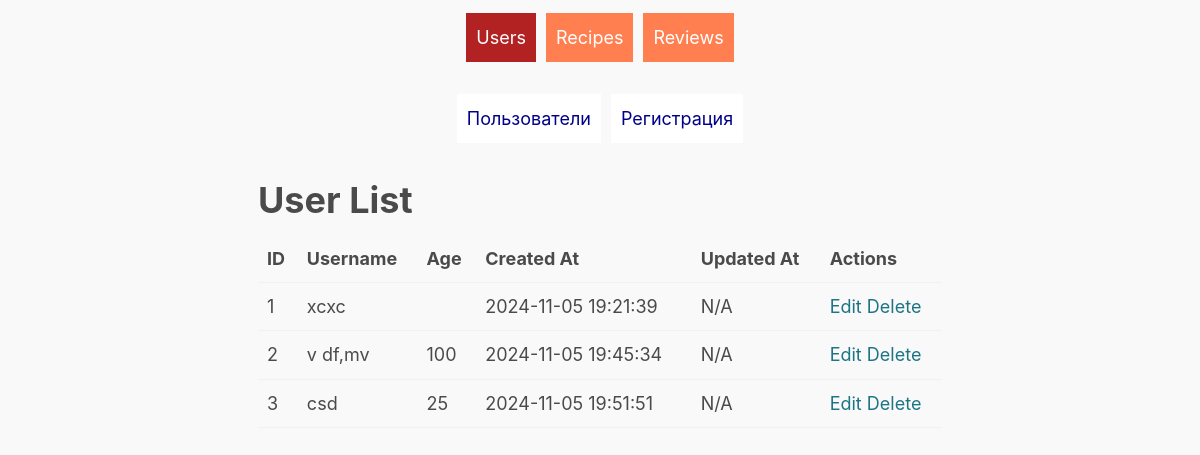
The app's page /?app=users&view=list with its own data.
### tables this page shows
CREATE TABLE users (
        id INTEGER PRIMARY KEY AUTOINCREMENT,
        username VARCHAR(50) NOT NULL UNIQUE,
        password VARCHAR(255) NOT NULL,
        age VARCHAR(3) NOT NULL UNIQUE,
        created_at DATETIME DEFAULT CURRENT_TIMESTAMP
    );

### pdo/db.php (called while the page is built, shortened)
<?php
require_once 'connection.php';
function getAll(string $table) {
    global $pdo;
    $stmt = $pdo->query("SELECT * FROM $table");
    return $stmt->fetchAll(PDO::FETCH_ASSOC);
}

### users/list.php (the view)
<?php
$users = getAll('users');
?>
<h2>User List</h2>
<table>
    <thead>
        <tr>
            <th>ID</th>
            <th>Username</th>
            <th>Age</th>
            <th>Created At</th>
            <th>Updated At</th>
            <th>Actions</th>
        </tr>
    </thead>
    <tbody>
        <?php foreach ($users as $user): ?>
            <tr>
                <td><?= htmlspecialchars($user['id']) ?></td>
                <td><?= htmlspecialchars($user['username']) ?></td>
                <td><?= htmlspecialchars($user['age']) ?></td>
                <td><?= htmlspecialchars($user['created_at']) ?></td>
                <td><?= isset($user['updated_at']) ? htmlspecialchars($user['updated_at']) : 'N/A' ?></td>
                <td>
                    <a href="?app=users&view=update&id=<?= htmlspecialchars($user['id']) ?>">Edit</a>
                    <a href="?app=users&view=delete&id=<?= htmlspecialchars($user['id']) ?>">Delete</a>
                </td>
            </tr>
        <?php endforeach; ?>
    </tbody>
</table>

### assets/css/sakura.css (style rules this page uses)
html { font-size: 62.5%; font-family: -apple-system, BlinkMacSystemFont, "Segoe UI", Roboto, "Helvetica Neue", Arial, "Noto Sans", sans-serif; }
body { font-size: 1.8rem; line-height: 1.618; max-width: 38em; margin: auto; color: #4a4a4a; background-color: #f9f9f9; padding: 13px; }
h1, h2, h3, h4, h5, h6 { line-height: 1.1; font-family: -apple-system, BlinkMacSystemFont, "Segoe UI", Roboto, "Helvetica Neue", Arial, "Noto Sans", sans-serif; font-weight: 700; margin-top: 3rem; margin-bottom: 1.5rem; overflow-wrap: break-word; word-wrap: break-word; -ms-word-break: break-all; word-break: break-word; }
h2 { font-size: 2em; }
a { text-decoration: none; color: #1d7484; }
table { text-align: justify; width: 100%; border-collapse: collapse; margin-bottom: 2rem; }
td, th { padding: 0.5em; border-bottom: 1px solid #f1f1f1; }

### records on screen
users: id "1", username "xcxc", created_at "2024-11-05 19:21:39"
users: id "2", username "v df,mv", age "100", created_at "2024-11-05 19:45:34"
users: id "3", username "csd", age "25", created_at "2024-11-05 19:51:51"
